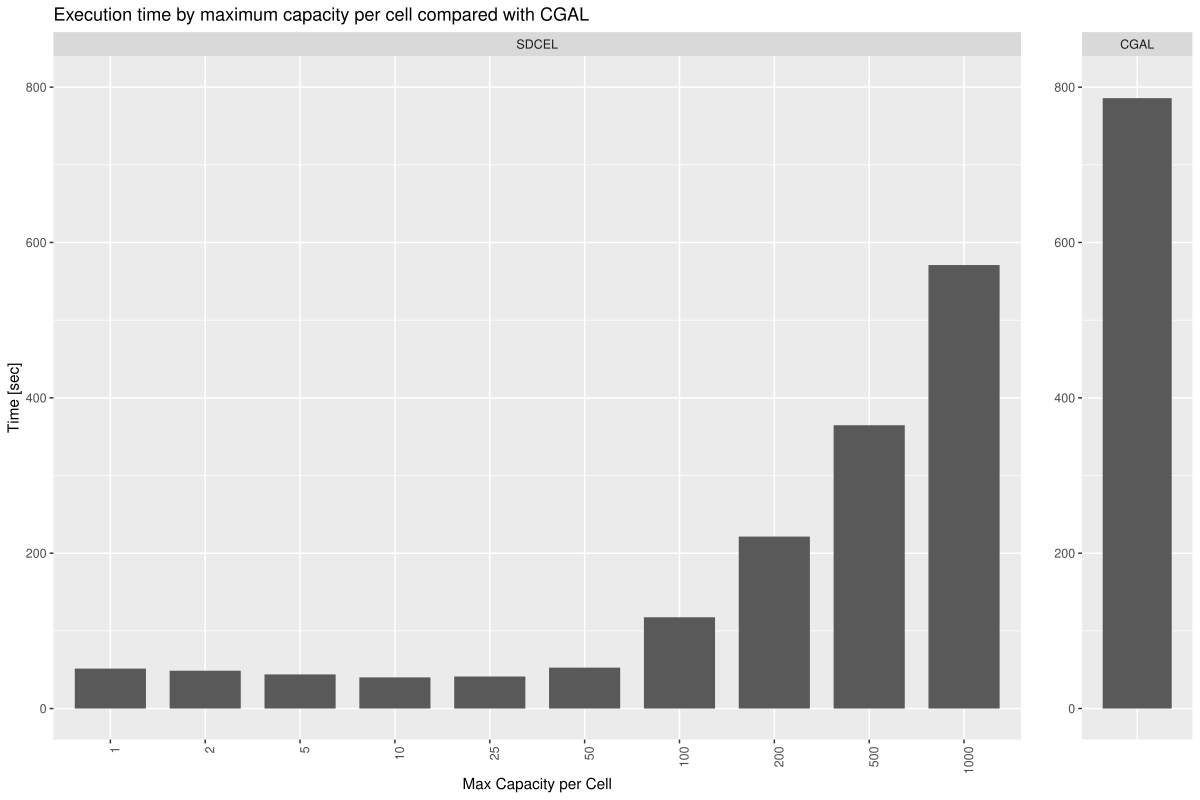

Recreate this plot in R.
require(tidyverse)
require(lubridate)
library(cowplot)

paramsPattern = "input1"
getParams <- function(command){
  params = str_trim(str_split(command, "--")[[1]])
  params = params[grepl(paramsPattern, params)]
  return(paste(params, collapse = " "))
}

log = enframe(readLines("capacity.txt"))
spark = log %>% filter(grepl(value, pattern = "SparkSubmit ")) %>% 
  separate(value, into = c("time", "duration", "appId", "command"), sep = "\\|")
spark$params = spark$command %>% map(getParams)
spark = spark %>% separate(params, into = c(NA,"input"), sep = " ") %>%
  select(appId, input) %>%
  separate(input, into = c(NA, "capacity", NA, NA), sep = "/")

START = "Getting LDCELs for B"
END   = "Merging DCELs"
pattern = paste0(START,"|",END)
fields = c("time", "duration", "appId", "phase")
sdcel0 = log %>% filter(grepl(value, pattern = pattern)) %>%
  separate(value, fields, sep = "\\|") %>%
  mutate(phase = str_trim(phase), duration = as.numeric(duration) / 1000.0) %>%
  mutate(time = parse_date_time(str_replace(time,",","."), "%Y-%m-%d %H:%M:%OS")) %>%
  select(appId, phase, time, duration) 

sdcel1 = sdcel0 %>% select(appId, phase, time) %>% pivot_wider(names_from = phase, values_from = time)
names(sdcel1) = c("appId", "read", "merge")
sdcel = sdcel1 %>% mutate(time = merge - read)

pattern = "Time for A: |Time for B: |Time for overlay: "
cgal = enframe(readLines("~/RIDIR/Code/CGAL/DCEL/cgal.txt")) %>% filter(grepl(value, pattern = pattern)) %>%
  separate(value, into = c(NA, NA, NA, NA, "time", NA), sep = " ") %>%
  mutate(time = as.numeric(time)) %>%
  mutate(run = rep(1:5, each = 3), capacity = "") %>% # Modify for more runs...
  group_by(capacity, run) %>% summarise(time = sum(time)) %>% ungroup() %>%
  group_by(capacity) %>% summarise(time = as.duration(mean(time))) %>%
  mutate(method = "CGAL")

data = spark %>% inner_join(sdcel, by = "appId") %>% select(capacity, time) %>%
  group_by(capacity) %>% summarise(time = mean(time)) %>% 
  mutate(method = "SDCEL") # %>% union(cgal)
data$capacity = factor(data$capacity, levels = c("1", "2", "5", "10", "25", "50", "100", "200", "500", "1000"))

bar1 = ggplot(data = data, aes(x = capacity, y = time)) +
  geom_bar(stat="identity", width = 0.75) + 
  theme(axis.text.x = element_text(angle = 90, hjust = 1)) + facet_grid(~method) +
  scale_y_continuous(breaks = seq(0, 800, 200)) + coord_cartesian(ylim = c(0, 800)) + 
  labs(x="Max Capacity per Cell", y="Time [sec]", title="Execution time by maximum capacity per cell compared with CGAL") 
bar2 = ggplot(data = cgal, aes(x = capacity, y = time)) +
  geom_bar(stat="identity", width = 0.75) + 
  theme(axis.text.x = element_text(angle = 90, hjust = 1), axis.ticks.x = element_blank()) + facet_grid(~method) +
  scale_y_continuous(breaks = seq(0, 800, 200)) + coord_cartesian(ylim = c(0, 800)) + 
  labs(x="", y="", title="") 
plot_grid(bar1, bar2, align = "h", ncol = 2, rel_widths = c(6/10, 1/10))
ggsave(paste0("capacity.pdf"), width = 12, height = 8, device = "pdf")

# sample = c("1", "2", "5", "10", "25", "50")
# p = ggplot(data = data %>% filter(capacity %in% sample), aes(x = capacity, y = time)) +
#   geom_bar(stat="identity", position=position_dodge(width = 0.75), width = 0.7) + 
#   theme(axis.text.x = element_text(angle = 90, hjust = 1)) + 
#   labs(x="Max Capacity per Cell", y="Time [sec]", title="Execution time by maximum capacity per cell") 
# plot(p)
# 
# ggsave(paste0("capacity_sample.pdf"), width = 12, height = 8, device = "pdf")
